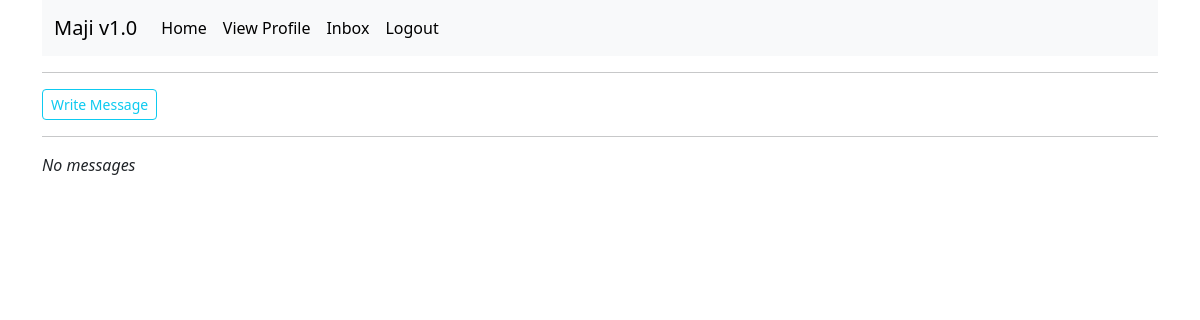
The app's page /inbox (signed in), older data.
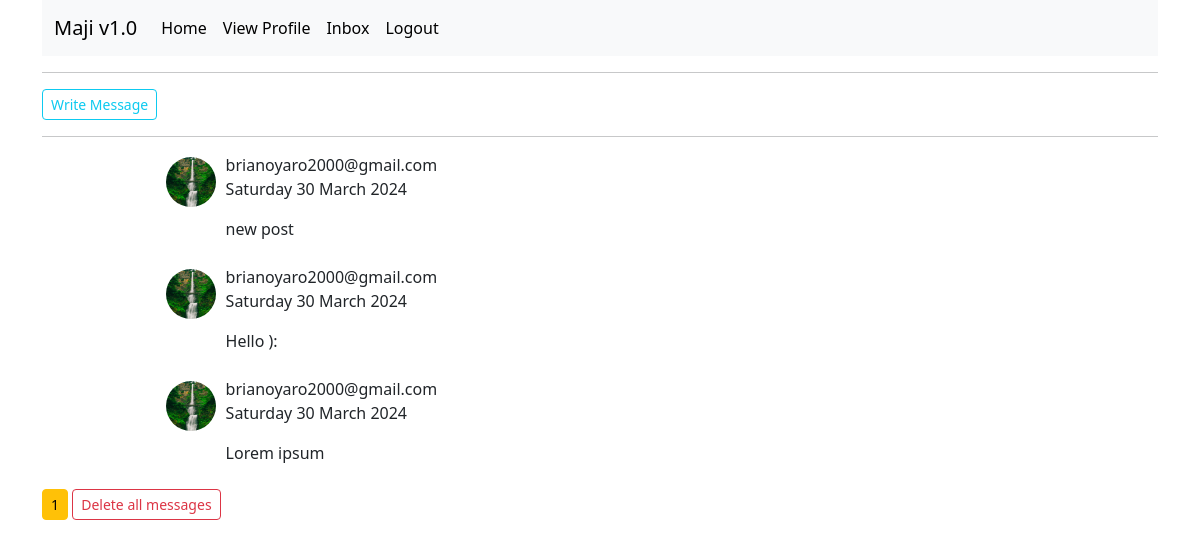
The same page, newer data.
### app/models.py (models this page shows, shortened)
class Message(db.Model):
    id = db.Column(db.Integer, primary_key=True)
    content = db.Column(db.Text, nullable=False)
    time = db.Column(db.DateTime, nullable=False, default=datetime.utcnow)
    sender_id = db.Column(db.Integer, db.ForeignKey('users.id'), nullable=False)
    receiver_id = db.Column(db.Integer, db.ForeignKey('users.id'), nullable=False)

class Users(UserMixin, db.Model):
    id = db.Column(db.Integer, primary_key=True)
    username = db.Column(db.String(50), index=True)
    email = db.Column(db.String(120), index=True, unique=True)
    county = db.Column(db.String(30))
    phone_number = db.Column(db.String(13))
    password_hash = db.Column(db.String(128))
    type = db.Column(db.String(10))
    profile_pic = db.Column(db.String(40), nullable=False, default="default.jpg")
    orderee = db.relationship("Order", foreign_keys='Order.buyer_name', backref='purchaser', lazy="dynamic")
    ordered_to = db.relationship("Order", foreign_keys='Order.seller_id', cascade="all, delete-orphan", backref='seller', lazy="dynamic")
    sender = db.relationship("Message", foreign_keys='Message.sender_id', cascade="all, delete-orphan", backref='sender', lazy='dynamic')
    receiver = db.relationship("Message", foreign_keys='Message.receiver_id', cascade="all, delete-orphan", backref='receiver', lazy='dynamic')

### app/main/routes.py (the view)
@bp.route('/inbox', methods=["GET", "POST"])
@login_required
def inbox():
    page = request.args.get("page", 1, type=int)
    messages = Message.query.filter_by(receiver=current_user).order_by(Message.id.desc()).paginate(page=page,per_page= current_app.config['PER_PAGE'], error_out=False)
    next_url = url_for("main.inbox", page=messages.next_num) if messages.has_next else None
    prev_url = url_for("main.inbox", page=messages.prev_num) if messages.has_prev else None
    return render_template('inbox.html', messages=messages, title="My Inbox", next_url=next_url, prev_url=prev_url)

### app/models.py (called while the page is built)
@login.user_loader
def Load_user(id):
    return Users.query.get(int(id))

### app/templates/inbox.html
{% extends 'base.html' %}
{% block content %}
<a href="{{ url_for("main.new_message") }}" class="btn btn-outline-info btn-sm">Write Message</a>
<hr>
{% if messages.items|length > 0 %}
        {% for message in messages.items %}
                <div style="display: flex; max-width: 80%" class="container mb-2">
			<div> <img class="rounded-circle mt-1" style="height: 50px; width: 50px;" src="{{ url_for("static", filename="pictures/" + message.sender.profile_pic) }}"></div>
                        <div style="display: block; margin-left: 10px;">
                                <p>{{ message.sender.email }}<br>{{ message.time.strftime("%A %d %B %Y") }}</p>
                                <p>{{ message.content }}</p>
                        </div>
                </div>
        {% endfor %}
{% for num in messages.iter_pages(left_edge=1, right_edge=1, left_current=1, right_current=1) %}
        {% if num %}
                {% if messages.page == num %}
                <a href="{{ url_for("main.inbox", page=num) }}" class="btn btn-warning btn-sm">{{ num }}</a>
                {% else %}
                <a href="{{ url_for("main.inbox", page=num) }}" class="btn btn-info btn-sm">{{ num }}</a>
                {% endif %}
        {% else %}
                ...
        {% endif %}
{% endfor %}
<a href="{{ url_for("main.delete_message", id="all") }}" class="text-decoration-none btn btn-outline-danger btn-sm">Delete all messages</a>
{% else %}
        <p><i>No messages</i></p>
{% endif %}
{% endblock %}

Row changes from the older to the newer data that the page shows:
added Message: profile_pic (placeholder picture), sender.email "brianoyaro2000@gmail.com", time "Saturday 30 March 2024", content "new post"
added Message: profile_pic (placeholder picture), sender.email "brianoyaro2000@gmail.com", time "Saturday 30 March 2024", content "Hello ):"
added Message: profile_pic (placeholder picture), sender.email "brianoyaro2000@gmail.com", time "Saturday 30 March 2024", content "Lorem ipsum"
Text that changed along with them:
new list line: "1"
text no longer shown: "No messages"
text now shown: "Delete all messages"
